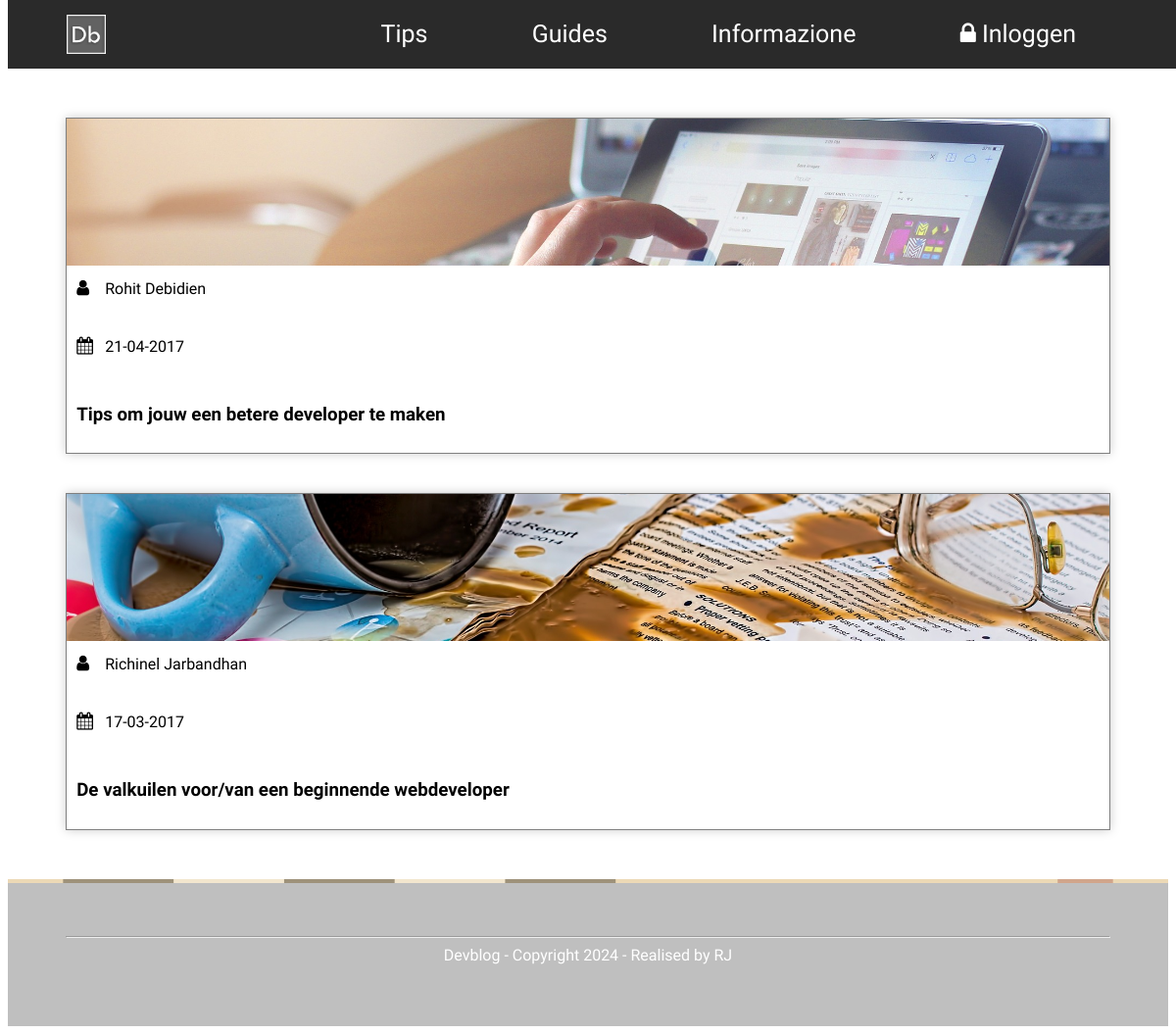
The page /tips.php on the database its author committed.
### tables this page shows
CREATE TABLE `blogposts` (
  `id` int(11) NOT NULL,
  `type` varchar(50) NOT NULL,
  `title` varchar(255) NOT NULL,
  `image` varchar(50) NOT NULL,
  `content` longtext NOT NULL,
  `posted_by` varchar(50) NOT NULL,
  `date` varchar(10) NOT NULL
);

### tips.php (the view, shortened to what this page needs)
<?php
	include('includes/header.php');
	include('controllers/dbconnect.php');
?>
	<div class='container'>
		<div class='wrapper content-padding-bottom'>
			<div class="row gutters margin_items">
				<?php
					$query = mysqli_query($conn,"SELECT * FROM blogposts WHERE type = 'tips' ORDER BY date DESC");
					while($result = mysqli_fetch_array($query)) {
						echo
						"
							<div class='col col-4'>
								<a href='tips/" . $result['slug'] . "'>
									<div class='news_item'>
										<img src='assets/images/" . $result['image'] . "'>
										<div class='row'>
											<div class='col col-6'>
												<i class='fa fa-user' aria-hidden='true'></i>
												" . $result['posted_by'] . "
											</div>
											<div class='col col-6'>
												<i class='fa fa-calendar' aria-hidden='true'></i>
												" . $result['date'] . "
											</div>
										</div>
										<h3>" . $result['title'] . "</h3>
									</div>
								</a>
							</div>
						";
					}
				?>
			</div>
		</div>
	</div>
<?php include('includes/footer.php');  ?>

### includes/header.php (shortened to what this page needs)
<!DOCTYPE html>
<html>
<head>
	<link rel="stylesheet" type="text/css" href="https://cdnjs.cloudflare.com/ajax/libs/kube/6.5.2/css/kube.css">
	<link rel="stylesheet" type="text/css" href="assets/css/main.css">
	<link rel="stylesheet" type="text/css" href="https://maxcdn.bootstrapcdn.com/font-awesome/4.7.0/css/font-awesome.min.css">
	<link rel="stylesheet" type="text/css" href="https://cdnjs.cloudflare.com/ajax/libs/fancybox/3.1.20/jquery.fancybox.css" media="screen" />
</head>
<body>
	<nav class='regular_nav'>
		<div class="wrapper">
			<ul>
				<a href="index">
					<li class='home_btn'>
						<img class='nav_logo' src="assets/images/devblog_min_grey.png">
					</li>
				</a>
				<a href="tips">
					<li>
						Tips
					</li>
				</a>
				<a href="guides">
					<li>
						Guides
					</li>
				</a>
				<a href="#">
					<li>
						Informazione
					</li>
				</a>
				<a href="aventis/admin_login">
					<li>
						<i class="fa fa-lock" aria-hidden="true"></i>
						Inloggen
					</li>
				</a>
			</ul>
		</div>
	</nav>

### includes/footer.php (shortened to what this page needs)
		<footer>
			<img src="assets/images/burberry_pattern.png">
			<div class="wrapper">
				<hr>
				Devblog - Copyright <?php echo date('Y'); ?> - Realised by RJ
			</div>
		</footer>
	</body>
</html>

### assets/css/main.css (style rules this page uses)
body { color: #262626; font-family: 'Arsenal', sans-serif; font-weight: 100; }
h1, h2, h3, h4, h5, h6 { font-family: 'Arsenal', sans-serif; }
a { text-decoration: none; color: black; }
.container { margin-top: 70px; }
.content-padding-bottom { padding: 50px 0 10px 0; }
.wrapper { width: 90%; max-width: 1450px; margin: auto; }
.regular_nav { background: rgba(38, 38, 38, 0.98); width: 100%; height: 70px; display: table; color: white; position: fixed; top: 0; z-index: 999; }
.regular_nav .wrapper { line-height: 70px; position: relative; }
.regular_nav .wrapper img { height: 40px; position: absolute; left: 0; top: 15px; margin: auto; }
.regular_nav .wrapper ul { list-style: none; margin: 0 !important; padding: 0; float: right; height: 70px; }
.regular_nav .wrapper ul a { color: white; text-decoration: none; }
.regular_nav .wrapper ul li { display: inline; font-size: 25px; text-align: center; height: 100%; padding: 18px 50px 20px 50px; animation: grow 1s; transition: 75ms ease-in; }
.news_item { border: 1px solid grey; box-shadow: 0 0 10px #ccc; overflow: hidden; transition: 75ms ease-in; height: 100%; }
.news_item img { height: 150px; width: 100%; object-fit: cover; }
.news_item h3 { padding: 10px; }
.news_item .row { padding: 10px; margin-bottom: -30px; }
.news_item i { width: 25px; font-size: 18px; }
.margin_items .col { margin-bottom: 40px; }
footer { background: #bfbfbf; color: white; width: 100%; text-align: center; height: 150px; position: relative; }
footer img { position: absolute; height: 4px; top: 0; left: 0; right: 0; width: 100%; }
footer .wrapper { padding: 50px 0; }

### rows shown on the page
blogposts: image (picture), posted_by "Rohit Debidien", date "21-04-2017", title "Tips om jouw een betere developer te maken"
blogposts: image (picture), posted_by "Richinel Jarbandhan", date "17-03-2017", title "De valkuilen voor/van een beginnende webdeveloper"
